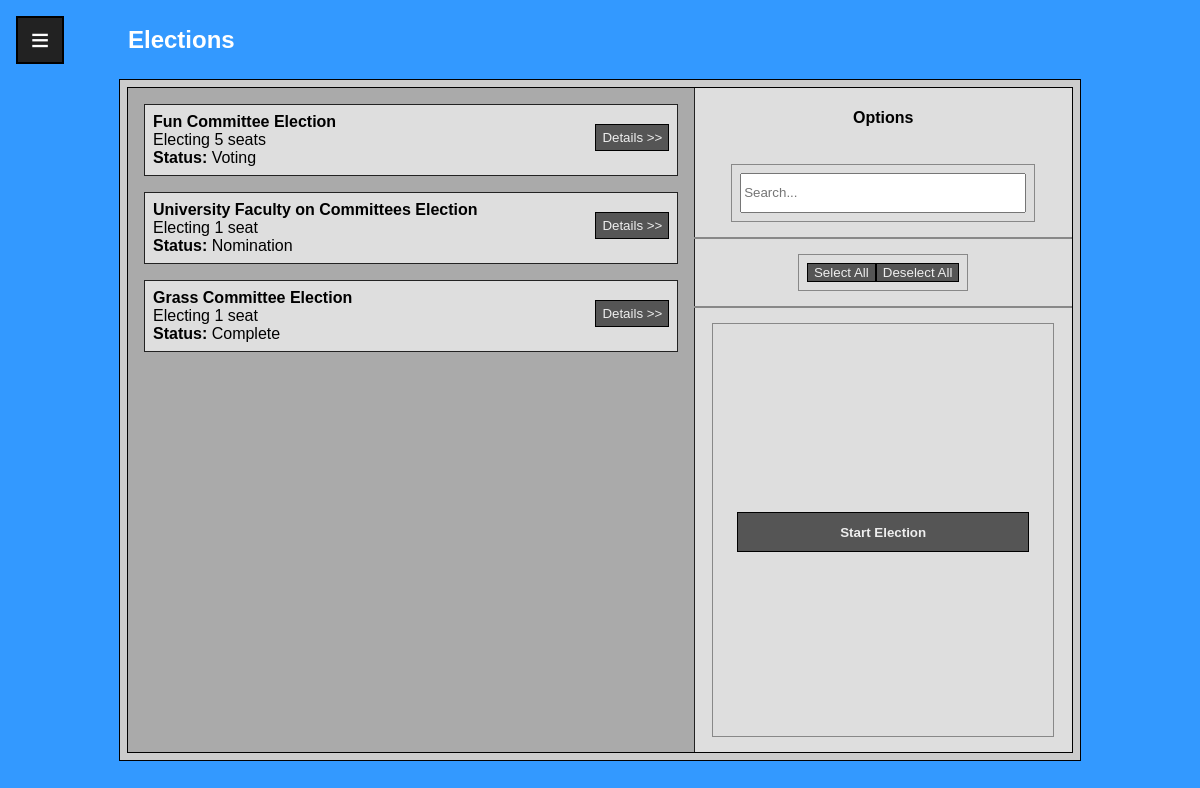
/election_selection_admin.php (signed in), run on an earlier commit of the app's database.
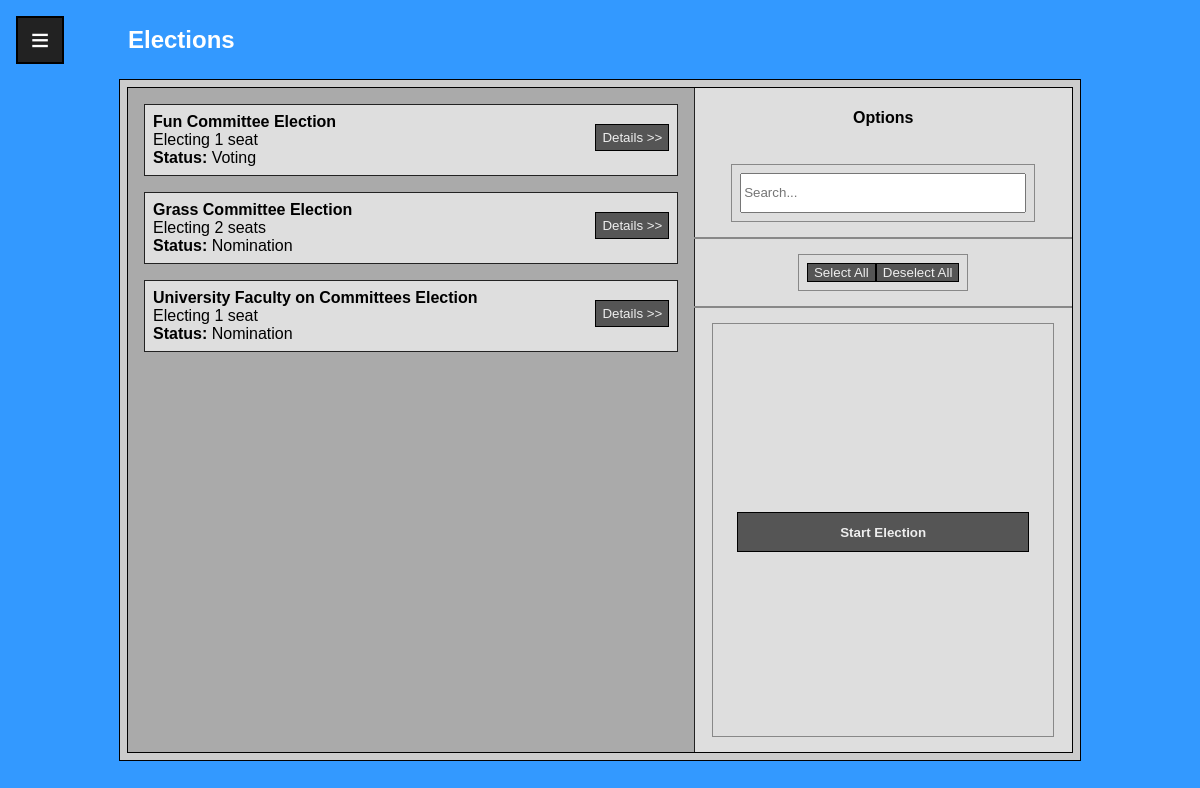
And on a later commit of the database.
### tables this page shows
CREATE TABLE IF NOT EXISTS `Election` (
  `Election_ID` INT NOT NULL AUTO_INCREMENT,
  `Committee_Committee_ID` INT NOT NULL,
  `Status` VARCHAR(45) NOT NULL,
  `Number_Seats` INT NOT NULL,
  PRIMARY KEY (`Election_ID`),
  INDEX `fk_Election_Committee1_idx` (`Committee_Committee_ID` ASC),
  CONSTRAINT `fk_Election_Committee1`
    FOREIGN KEY (`Committee_Committee_ID`)
    REFERENCES `Committee` (`Committee_ID`)
    ON DELETE NO ACTION
    ON UPDATE NO ACTION);

CREATE TABLE IF NOT EXISTS `Committee` (
  `Committee_ID` INT NOT NULL AUTO_INCREMENT,
  `Name` VARCHAR(45) NOT NULL,
  `Description` VARCHAR(100) NOT NULL,
  PRIMARY KEY (`Committee_ID`));

### election_selection_admin.php (the view, shortened to what this page needs)
<!DOCTYPE html>
<html lang="en" dir="ltr">
<head>
  <link rel="stylesheet" href="css/selection.css">
  <?php include 'databaseconnect.php';
  ?>
</head>
<body>
<?php include 'hamburger_menu.php'; ?>
  <div class="wrapper">
    <header>
      <h2>Elections</h2>
    </header>
    <div class="selection">
      <div class="results">
        <?php
            $sql = "SELECT * FROM Election
                    ORDER BY `Status` DESC, `Election_ID` DESC";
            $result = $conn->query($sql);
            if ($result->num_rows > 0) {
                while ($row = $result->fetch_assoc()) {
                    $com_id = $row['Committee_Committee_ID'];
                    $com_sql = "SELECT * FROM `Committee` WHERE Committee_ID='$com_id'";
                    $com = $conn->query($com_sql)->fetch_assoc();
                    $name = $com['Name'];
                    $id = $row['Election_ID'];
                    $seats = $row['Number_Seats'];
                    $status = $row['Status'];
                    echo "<div class='data $status'>";
                    echo "<div><b>$name Election</b><br>Electing $seats seat".($seats==1?'':'s')."<br><b>Status: </b>$status</div>";
                    echo "<div class='result_choices'><a href='election_details.php?election=$id'><button>Details >></button></a></div>";
                    echo "</div>";
                }
            } else {
                echo "<div class='center'>No results found for current search settings.</div>";
            }
            ?>
      </div>
      <div class="options">
        <h4>Options</h4>
        <div class='searchbar'>
          <input type="text" name="search" placeholder="Search...">
        </div>
        <hr>
        <div>
          <button type="button" name="select_all">Select All</button>
          <button type="button" name="deselect_all">Deselect All</button>
        </div>
        <hr>
        <div class="choices">
          <a href="election_setup.php"><button class="admin" type="button" name="add_user">Start Election</button></a>
        </div>
      </div>
    </div>
  </div>
</body>
</html>

What changed in the data, as far as the page shows it:
changed election "Voting": Number_Seats "5" → "1"; no longer shows "s"
changed election "Grass Committee": Number_Seats "1" → "2"; Status "Complete" → "Nomination"; now shows "s"; moves up the list
